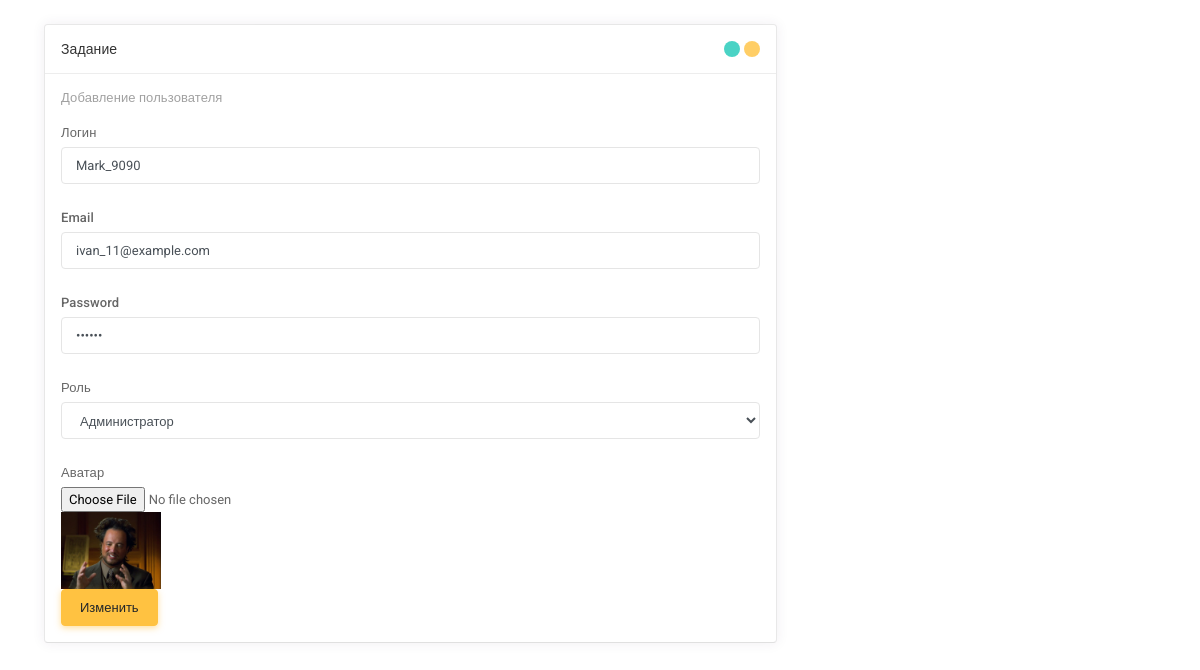
/project_final/edit.php?id=1, run on the app's committed database.
### tables this page shows
CREATE TABLE `workers` (
  `id` int(11) NOT NULL,
  `photo` varchar(255) NOT NULL,
  `login` varchar(255) NOT NULL,
  `role` varchar(255) NOT NULL,
  `gender` varchar(255) NOT NULL,
  `password` varchar(255) NOT NULL,
  `email` varchar(255) NOT NULL
);

### project_final/edit.php (the view, shortened to what this page needs)
<?php
    $id = $_GET['id'];
    $pdo = new PDO("mysql:host=localhost; dbname=marlin;","root","");
    $sql = "SELECT * FROM workers WHERE id= '$id' ";
    $statement = $pdo->prepare($sql);
    $statement->execute();
    $result = $statement->fetchAll();
?>
<!DOCTYPE html>
<html lang="en">
<head>
        <link id="vendorsbundle" rel="stylesheet" media="screen, print" href="css/vendors.bundle.css">
        <link id="appbundle" rel="stylesheet" media="screen, print" href="css/app.bundle.css">
        <link id="myskin" rel="stylesheet" media="screen, print" href="css/skins/skin-master.css">
        <link rel="stylesheet" media="screen, print" href="css/statistics/chartist/chartist.css">
        <link rel="stylesheet" media="screen, print" href="css/miscellaneous/lightgallery/lightgallery.bundle.css">
        <link rel="stylesheet" media="screen, print" href="css/fa-solid.css">
        <link rel="stylesheet" media="screen, print" href="css/fa-brands.css">
        <link rel="stylesheet" media="screen, print" href="css/fa-regular.css">
    </head>
    <body class="mod-bg-1 mod-nav-link ">
        <main id="js-page-content" role="main" class="page-content">
            <div class="col-md-8">
                <div id="panel-1" class="panel">
                    <div class="panel-hdr">
                        <h2>
                            Задание
                        </h2>
                        <div class="panel-toolbar">
                            <button class="btn btn-panel waves-effect waves-themed" data-action="panel-collapse" data-toggle="tooltip" data-offset="0,10" data-original-title="Collapse"></button>
                            <button class="btn btn-panel waves-effect waves-themed" data-action="panel-fullscreen" data-toggle="tooltip" data-offset="0,10" data-original-title="Fullscreen"></button>
                        </div>
                    </div>
                    <?php foreach ($result as $res): ?>
                        <div class="panel-container show">
                            <div class="panel-content">
                                <h5 class="frame-heading">
                                    Добавление пользователя
                                </h5>
                                <div class="frame-wrap">
                                    <form action="update.php" method="post" enctype="multipart/form-data">
                                        <div class="form-group">
                                            <label class="form-label" for="simpleinput">Логин</label>
                                            <input type="text" name="login" id="simpleinput" class="form-control" value="<?= $res['login']; ?>">
                                        </div>
                                        <div class="form-group">
                                            <label class="form-label" for="example-email-2">Email</label>
                                            <input type="email" name="email" id="example-email-2" name="example-email-2" class="form-control" placeholder="Email" value="<?= $res['email']; ?>">
                                        </div>
                                        <div class="form-group">
                                            <label class="form-label" for="example-password">Password</label>
                                            <input type="password" name="password" id="example-password" class="form-control" value="<?= $res['password']; ?>">
                                        </div>
                                        <div class="form-group">
                                            <label class="form-label" for="example-select">Роль</label>
                                            <select class="form-control" name="role" id="example-select">
                                                <option selected><?= $res['role']; ?></option>
                                            </select>
                                        </div>
                                        <div class="formgroup">
                                            <label class="form-label" for="example-fileinput">Аватар</label>
                                            <input type="file" name="photo" id="example-fileinput" class="form-control-file"  >
                                            <img src="<?= $res['photo']; ?>" width="100">
                                        </div>
                                        <div class="form-group">
                                            <button type="submit" class="btn btn-warning">Изменить</button>
                                        </div>
                                    </form>
                                </div>
                            </div>
                        </div>
                    <?php endforeach; ?>
                </div>
            </div>
        </main>
    </body>
</html>

### data on the page
workers: login "Mark_9090", email "ivan_11@example.com", role "Администратор", photo (picture)
